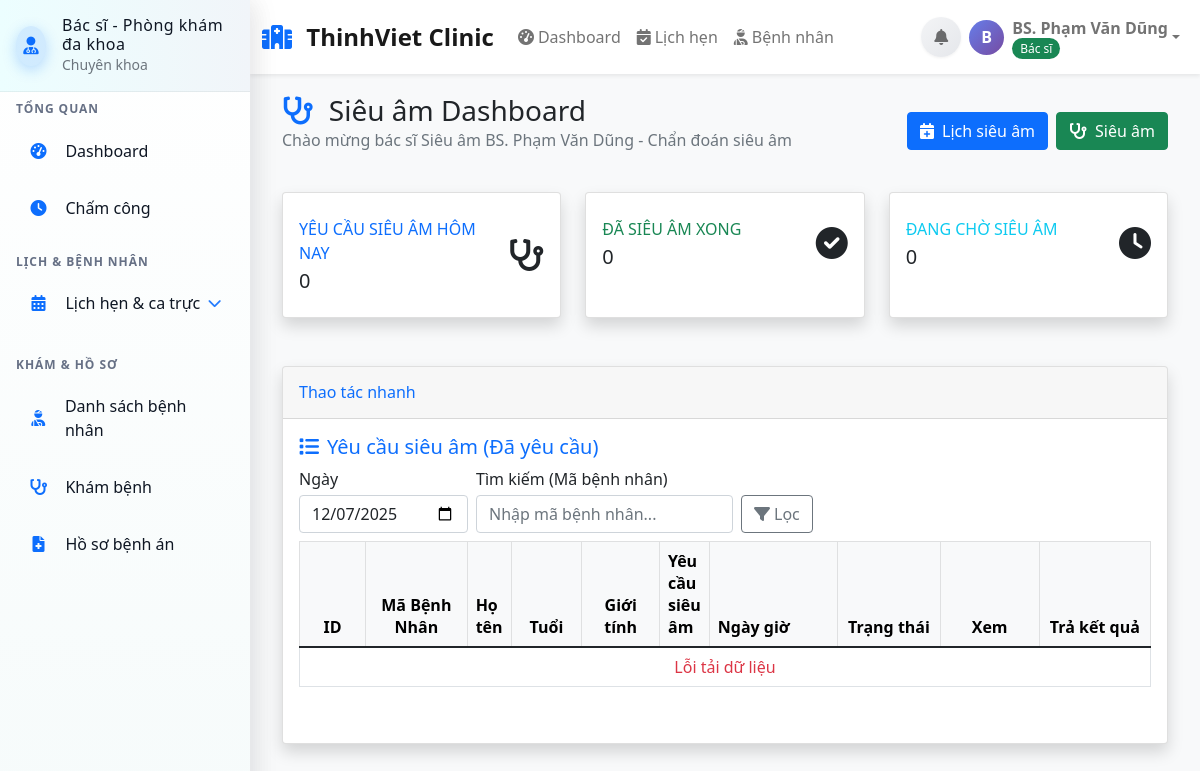
The app's page /Views/doctor/sieuam_dashboard.php (signed in), older data.
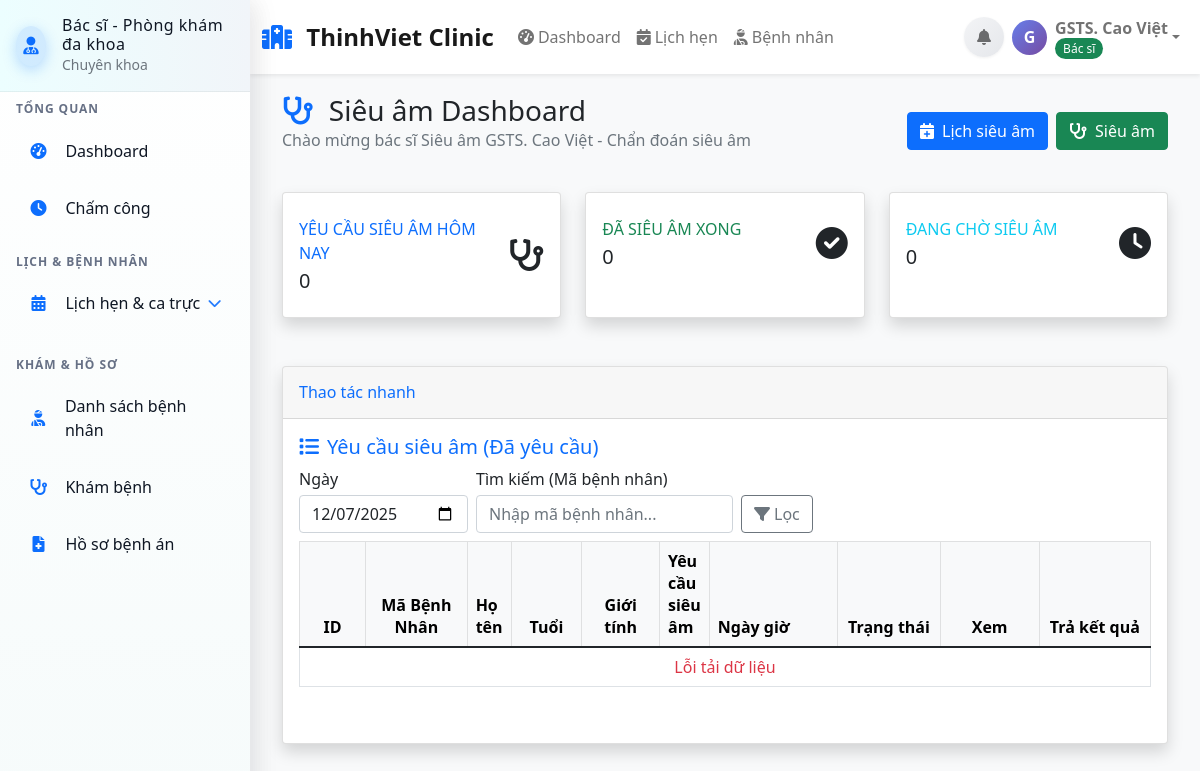
The same page, newer data.
### tables this page shows
CREATE TABLE `bac_si` (
  `id` int NOT NULL,
  `ten` varchar(255) NOT NULL,
  `email` varchar(255) NOT NULL,
  `mat_khau` varchar(255) NOT NULL,
  `so_dien_thoai` varchar(20) DEFAULT NULL,
  `chuyen_khoa_id` int DEFAULT NULL,
  `chuyen_khoa` varchar(100) DEFAULT NULL,
  `so_giay_phep` varchar(50) DEFAULT NULL,
  `so_nam_kinh_nghiem` int DEFAULT '0',
  `ngay_tao` timestamp NOT NULL DEFAULT CURRENT_TIMESTAMP,
  `ngay_cap_nhat` timestamp NOT NULL DEFAULT CURRENT_TIMESTAMP ON UPDATE CURRENT_TIMESTAMP,
  `hinh_anh` varchar(255) DEFAULT NULL,
  `face_encoding` text COMMENT 'Face encoding dạng JSON array',
  `face_encoding_updated` timestamp NULL DEFAULT NULL COMMENT 'Thời gian cập nhật face encoding'
);

### Controllers/AuthController.php (called while the page is built, shortened)
<?php
require_once 'Models/Doctor.php';
class AuthController
{
    private function resolveUserByFallback($uid): ?array
    {
        try {
            $doc = new Doctor();
            $d = $doc->getById($uid);
            if ($d) {
                $spec = isset($d['chuyen_khoa_id']) ? (int)$d['chuyen_khoa_id'] : 0;
                $role = ($spec === 16) ? 'xray_doctor' : (($spec === 18) ? 'sieuam_doctor' : 'doctor');
                return [
                    'role' => $role,
                    'name' => $d['ten'] ?? '',
                    'email' => $d['email'] ?? '',
                    'chuyen_khoa_id' => $spec
                ];
            }
        } catch (Exception $e) {
        }
        return null;
    }
    public function resolveCurrentUserContext(): array
    {
        static $cached;
        if ($cached !== null) return $cached;
        $cached = ['id' => null, 'role' => '', 'name' => '', 'email' => '', 'chuyen_khoa_id' => null];
        $uid = $_SESSION['user_id'] ?? null;
        $cached['id'] = (int)$uid;
        $sessionRole = $_SESSION['user_role'] ?? '';
        $result = $this->resolveUserByFallback($uid);
        if ($result) {
            $cached = array_merge($cached, $result);
        }
        return $cached;
    }
}

### config/database.php (called while the page is built, shortened)
<?php
class Database
{
    private $host;
    private $db_name;
    private $username;
    private $password;
    public function __construct()
    {
        $this->host = $_ENV['DB_HOST'] ?? getenv('DB_HOST') ?? 'localhost';
        $this->db_name = $_ENV['DB_NAME'] ?? getenv('DB_NAME') ?? 'clinic-management';
        $this->username = $_ENV['DB_USER'] ?? getenv('DB_USER') ?? 'root';
        $this->password = $_ENV['DB_PASS'] ?? getenv('DB_PASS') ?? '';
    }
    private function loadEnvFile()
    {
        $envFile = __DIR__ . '/../.env';
    }
    public function getConnection()
    {
        $this->conn = null;
        try {
            $this->conn = new PDO("mysql:host=" . $this->host . ";dbname=" . $this->db_name, $this->username, $this->password);
            $this->conn->exec("set names utf8");
            $this->conn->setAttribute(PDO::ATTR_ERRMODE, PDO::ERRMODE_EXCEPTION);
            $this->conn->exec("SET time_zone = '+07:00'");
        } catch (PDOException $exception) {
            error_log("Database connection error: " . $exception->getMessage());
            echo "Database connection failed. Please try again later.";
        }
        return $this->conn;
    }
}

### Models/User.php (called while the page is built, shortened)
<?php
require_once 'config/database.php';
class User
{
    public function __construct()
    {
        $database = new Database();
        $this->conn = $database->getConnection();
    }
}

### Models/Doctor.php (called while the page is built, shortened)
<?php
require_once 'Models/User.php';
class Doctor extends User
{
    public function __construct()
    {
        $this->table_name = "bac_si";
    }
    public function getById(int $id): ?array
    {
        $query = "SELECT bs.id, bs.ten, bs.email, bs.so_dien_thoai,
                         ck.ten AS chuyen_khoa, bs.so_giay_phep, bs.so_nam_kinh_nghiem, bs.mat_khau, bs.ngay_tao, bs.ngay_cap_nhat, bs.hinh_anh
                  FROM " . $this->table_name . " bs
                  LEFT JOIN chuyen_khoa ck ON ck.id = bs.chuyen_khoa_id
                  WHERE bs.id = :id";
        $stmt = $this->conn->prepare($query);
        $stmt->bindParam(":id", $id);
        $stmt->execute();
        $row = $stmt->fetch(PDO::FETCH_ASSOC);
        return $row ?: null;
    }
}

### Views/layouts/socket_bootstrap.php (called while the page is built, shortened)
<?php
require_once __DIR__ . '/layout_helper.php';
$ctx = function_exists('getCurrentUserContext') ? getCurrentUserContext() : ['id' => null, 'role' => '', 'name' => ''];
?>

### Views/doctor/sieuam_dashboard.php (the view, shortened to what the rows shown need)
<?php
require_once 'Views/layouts/layout_helper.php';
$ctx = getCurrentUserContext();
$content = '
<div class="container-fluid">
    <div class="d-flex justify-content-between align-items-center mb-4">
        <div>
            <h1 class="h3 mb-0 text-gray-800">
                <i class="fas fa-stethoscope text-primary me-2"></i>
                Siêu âm Dashboard
            </h1>
            <p class="text-muted">Chào mừng bác sĩ Siêu âm ' . htmlspecialchars(($ctx['name'] ?? ''), ENT_QUOTES, 'UTF-8') . ' - Chẩn đoán siêu âm</p>
        </div>
    </div>
    <div class="row">
        <div class="col-12">
            <div class="card shadow mb-4">
                <div class="card-body">
                    <div class="mb-4">
                        <div class="table-responsive">
                            <table class="table table-bordered align-middle" id="sieuamRequestedTable">
                                <thead class="table-light">
                                    <tr>
                                        <th style="width:80px" class="text-center">ID</th>
                                        <th style="width:120px" class="text-center">Mã Bệnh Nhân</th>
                                        <th>Họ tên</th>
                                        <th style="width:80px" class="text-center">Tuổi</th>
                                        <th style="width:90px" class="text-center">Giới tính</th>
                                        <th>Yêu cầu siêu âm</th>
                                        <th style="width:160px">Ngày giờ</th>
                                        <th style="width:120px" class="text-center">Trạng thái</th>
                                        <th style="width:120px" class="text-center">Xem</th>
                                        <th style="width:140px" class="text-center">Trả kết quả</th>
                                    </tr>
                                </thead>
                            </table>
                        </div>
                    </div>
                </div>
            </div>
        </div>
    </div>
</div>
';
renderLayout($content, 'Siêu âm Dashboard - Hệ thống Quản lý Bệnh viện');
?>

### Views/layouts/main_layout.php (shortened to what the rows shown need)
<?php
require_once 'Views/layouts/layout_helper.php';
$__ctx = getCurrentUserContext();
$user_role = $__ctx['role'];
$ctx = getCurrentUserContext();
$displayName = htmlspecialchars($ctx['name'] ?: 'Bệnh nhân', ENT_QUOTES, 'UTF-8');
?>
<!DOCTYPE html>
<html lang="vi">
<head>
    <?php include 'Views/layouts/socket_bootstrap.php'; ?>
    <link href="https://cdn.jsdelivr.net/npm/bootstrap@5.1.3/dist/css/bootstrap.min.css" rel="stylesheet">
    <link href="https://cdnjs.cloudflare.com/ajax/libs/font-awesome/6.0.0/css/all.min.css" rel="stylesheet">
</head>
<body>
    <nav class="navbar navbar-expand-lg navbar-light bg-white shadow-sm">
        <div class="container-fluid">
            <div class="collapse navbar-collapse" id="navbarNav">
                <div class="navbar-nav">
                    <div class="nav-item dropdown">
                        <a class="nav-link dropdown-toggle d-flex align-items-center" href="#" role="button"
                            data-bs-toggle="dropdown">
                            <div class="user-avatar me-2">
                                <?php echo strtoupper(substr($ctx['name'] ?: 'U', 0, 1)); ?>
                            </div>
                            <div class="user-info">
                                <div>
                                    <div class="fw-bold"><?php echo $displayName; ?></div>
                                    <small class="text-muted">
                                        <?php
                                        $role_text = '';
                                        $role_class = '';
                                        switch ($user_role) {
                                            case 'doctor':
                                                $role_text = 'Bác sĩ';
                                                $role_class = 'role-doctor';
                                                break;
                                        }
                                        ?>
                                        <span
                                            class="role-badge <?php echo $role_class; ?>"><?php echo $role_text; ?></span>
                                    </small>
                                </div>
                            </div>
                        </a>
                    </div>
                </div>
            </div>
        </div>
    </nav>
    <div class="main-content">
        <?php echo $content ?? ''; ?>
    </div>
</body>
</html>

Row changes from the older to the newer data that the page shows:
changed bac_si "Bác sĩ": substr($ctx['name'] ?: 'U', 0, 1) "B" → "G"; ten "BS. Phạm Văn Dũng" → "GSTS. Cao Việt"
